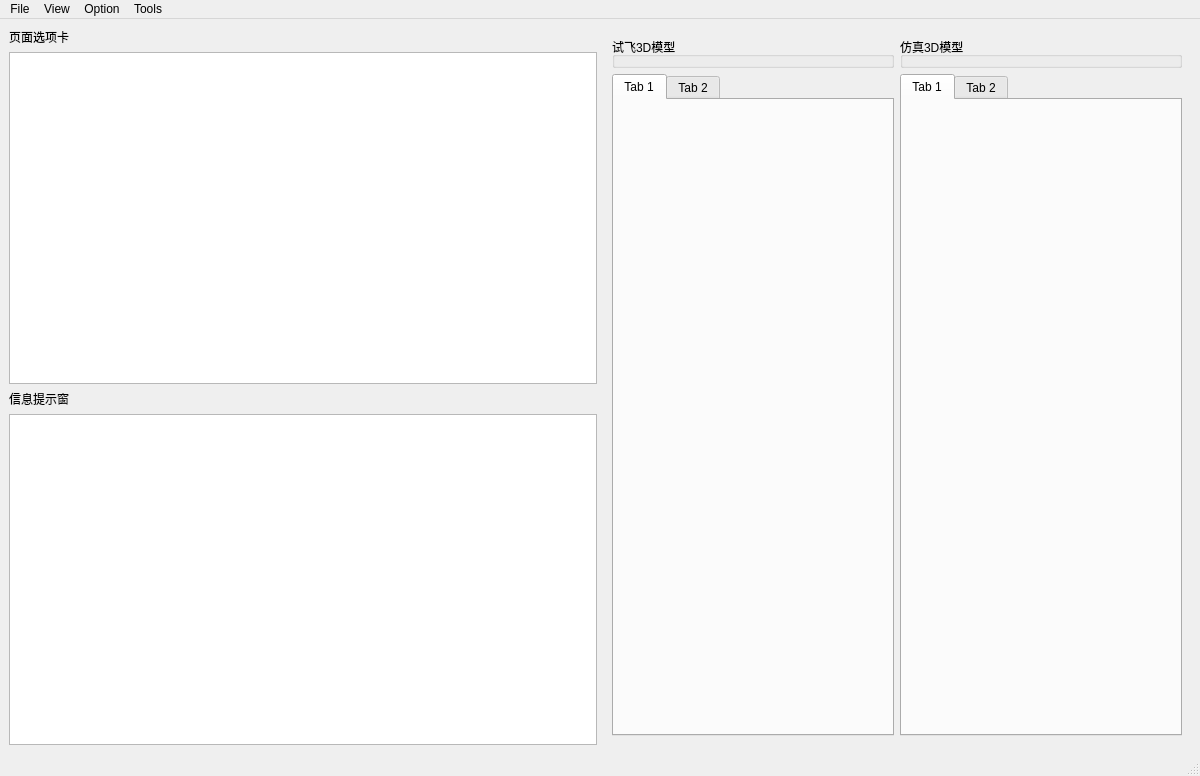
<?xml version="1.0" encoding="UTF-8"?>
<ui version="4.0">
 <class>MainWindow</class>
 <widget class="QMainWindow" name="MainWindow">
  <property name="geometry">
   <rect>
    <x>0</x>
    <y>0</y>
    <width>1200</width>
    <height>776</height>
   </rect>
  </property>
  <property name="windowTitle">
   <string>MainWindow</string>
  </property>
  <property name="styleSheet">
   <string notr="true">font: 11pt &quot;微软雅黑&quot;;</string>
  </property>
  <widget class="QWidget" name="centralwidget">
   <layout class="QHBoxLayout" name="horizontalLayout_2">
    <item>
     <layout class="QVBoxLayout" name="left_side_vertical_layout">
      <item>
       <widget class="QLabel" name="switch_stack_list_widget_label">
        <property name="text">
         <string>页面选项卡</string>
        </property>
       </widget>
      </item>
      <item>
       <widget class="QListWidget" name="switch_stack_list_widget"/>
      </item>
      <item>
       <widget class="QLabel" name="info_text_browser_label">
        <property name="text">
         <string>信息提示窗</string>
        </property>
       </widget>
      </item>
      <item>
       <widget class="QTextBrowser" name="info_text_browser">
        <property name="font">
         <font>
          <family>微软雅黑</family>
          <pointsize>11</pointsize>
          <weight>50</weight>
          <italic>false</italic>
          <bold>false</bold>
         </font>
        </property>
       </widget>
      </item>
     </layout>
    </item>
    <item>
     <widget class="QStackedWidget" name="right_stacked_widget">
      <widget class="QWidget" name="main_page">
       <layout class="QHBoxLayout" name="horizontalLayout">
        <item>
         <layout class="QVBoxLayout" name="main_page_flight_test_vertical_layout">
          <item>
           <widget class="QGroupBox" name="main_page_flight_test_group_box">
            <property name="title">
             <string>试飞3D模型</string>
            </property>
           </widget>
          </item>
          <item>
           <widget class="QTabWidget" name="main_page_flight_test_tab_widget">
            <property name="currentIndex">
             <number>0</number>
            </property>
            <widget class="QWidget" name="main_page_flight_test_time_tab">
             <attribute name="title">
              <string>Tab 1</string>
             </attribute>
            </widget>
            <widget class="QWidget" name="main_page_flight_test_frequency_tab">
             <attribute name="title">
              <string>Tab 2</string>
             </attribute>
            </widget>
           </widget>
          </item>
         </layout>
        </item>
        <item>
         <layout class="QVBoxLayout" name="main_page_simulation_vertical_layout">
          <item>
           <widget class="QGroupBox" name="main_page_simulation_group_box">
            <property name="title">
             <string>仿真3D模型</string>
            </property>
           </widget>
          </item>
          <item>
           <widget class="QTabWidget" name="main_page_simulation_tab_widget">
            <property name="currentIndex">
             <number>0</number>
            </property>
            <widget class="QWidget" name="main_page_simulation_time_tab">
             <attribute name="title">
              <string>Tab 1</string>
             </attribute>
            </widget>
            <widget class="QWidget" name="main_page_simulation_frequency_tab">
             <attribute name="title">
              <string>Tab 2</string>
             </attribute>
            </widget>
           </widget>
          </item>
         </layout>
        </item>
       </layout>
      </widget>
      <widget class="QWidget" name="signal_page"/>
      <widget class="QWidget" name="simulation_page"/>
     </widget>
    </item>
   </layout>
  </widget>
  <widget class="QMenuBar" name="menubar">
   <property name="geometry">
    <rect>
     <x>0</x>
     <y>0</y>
     <width>1200</width>
     <height>26</height>
    </rect>
   </property>
   <widget class="QMenu" name="menuFile">
    <property name="title">
     <string>File</string>
    </property>
    <widget class="QMenu" name="menuLoad_Data">
     <property name="title">
      <string>Load Data</string>
     </property>
     <addaction name="actionLoad_Domains"/>
     <addaction name="actionLoad_Simuation_Database"/>
     <addaction name="actionLoad_Sensors_Points"/>
    </widget>
    <addaction name="menuLoad_Data"/>
   </widget>
   <widget class="QMenu" name="menuView">
    <property name="title">
     <string>View</string>
    </property>
   </widget>
   <widget class="QMenu" name="menuOption">
    <property name="title">
     <string>Option</string>
    </property>
   </widget>
   <widget class="QMenu" name="menuTools">
    <property name="title">
     <string>Tools</string>
    </property>
   </widget>
   <addaction name="menuFile"/>
   <addaction name="menuView"/>
   <addaction name="menuOption"/>
   <addaction name="menuTools"/>
  </widget>
  <widget class="QStatusBar" name="statusbar"/>
  <action name="actionLoad_Domains">
   <property name="text">
    <string>Load Domains</string>
   </property>
  </action>
  <action name="actionLoad_Simuation_Database">
   <property name="text">
    <string>Load Simuation Database</string>
   </property>
  </action>
  <action name="actionLoad_Sensors_Points">
   <property name="text">
    <string>Load Sensors Points</string>
   </property>
  </action>
 </widget>
 <resources/>
 <connections/>
</ui>
